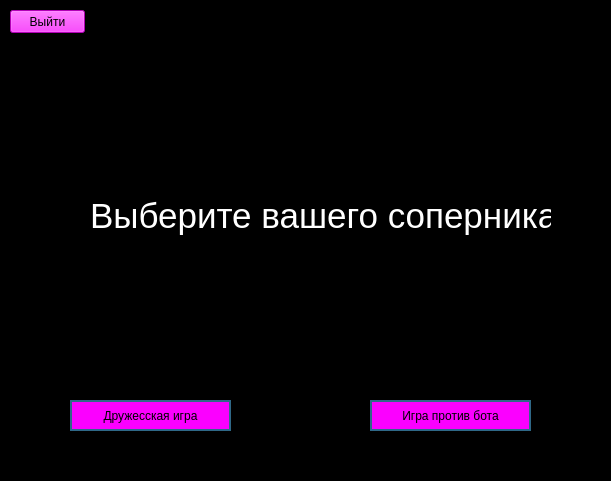
<?xml version="1.0" encoding="UTF-8"?>
<ui version="4.0">
 <class>kabinet</class>
 <widget class="QMainWindow" name="kabinet">
  <property name="geometry">
   <rect>
    <x>0</x>
    <y>0</y>
    <width>611</width>
    <height>481</height>
   </rect>
  </property>
  <property name="windowTitle">
   <string>Личный кабинет</string>
  </property>
  <property name="styleSheet">
   <string notr="true">background-color: rgb(0, 0, 0)</string>
  </property>
  <widget class="QWidget" name="centralwidget">
   <widget class="QPushButton" name="exitkab">
    <property name="geometry">
     <rect>
      <x>10</x>
      <y>10</y>
      <width>75</width>
      <height>23</height>
     </rect>
    </property>
    <property name="styleSheet">
     <string notr="true">background-color: #fb00ff
</string>
    </property>
    <property name="text">
     <string>Выйти</string>
    </property>
   </widget>
   <widget class="QStackedWidget" name="stackedWidget">
    <property name="geometry">
     <rect>
      <x>30</x>
      <y>60</y>
      <width>581</width>
      <height>341</height>
     </rect>
    </property>
    <widget class="QWidget" name="home">
     <widget class="QLabel" name="labelkab">
      <property name="geometry">
       <rect>
        <x>60</x>
        <y>80</y>
        <width>461</width>
        <height>151</height>
       </rect>
      </property>
      <property name="font">
       <font>
        <pointsize>26</pointsize>
       </font>
      </property>
      <property name="styleSheet">
       <string notr="true">color: rgb(255, 255, 255);</string>
      </property>
      <property name="text">
       <string>Выберите вашего соперника</string>
      </property>
     </widget>
    </widget>
    <widget class="QWidget" name="stats_window">
     <widget class="QPushButton" name="pushButton">
      <property name="geometry">
       <rect>
        <x>200</x>
        <y>140</y>
        <width>161</width>
        <height>61</height>
       </rect>
      </property>
      <property name="styleSheet">
       <string notr="true">background-color: #fb00ff;
border:2px solid #2f6887;
border-radius: 30;</string>
      </property>
      <property name="text">
       <string>Сыграть против бота</string>
      </property>
     </widget>
    </widget>
    <widget class="QWidget" name="play_window">
     <widget class="QPushButton" name="play_btn">
      <property name="geometry">
       <rect>
        <x>200</x>
        <y>140</y>
        <width>161</width>
        <height>61</height>
       </rect>
      </property>
      <property name="styleSheet">
       <string notr="true">background-color: #fb00ff;
border:2px solid #2f6887;
border-radius: 30;</string>
      </property>
      <property name="text">
       <string>Сыграть с другом</string>
      </property>
     </widget>
    </widget>
   </widget>
   <widget class="QPushButton" name="kabplay">
    <property name="geometry">
     <rect>
      <x>70</x>
      <y>400</y>
      <width>161</width>
      <height>31</height>
     </rect>
    </property>
    <property name="styleSheet">
     <string notr="true">background-color: #fb00ff;
border:2px solid #2f6887;
border-radius: 30;</string>
    </property>
    <property name="text">
     <string>Дружесская игра</string>
    </property>
   </widget>
   <widget class="QPushButton" name="kabstats">
    <property name="geometry">
     <rect>
      <x>370</x>
      <y>400</y>
      <width>161</width>
      <height>31</height>
     </rect>
    </property>
    <property name="styleSheet">
     <string notr="true">background-color: #fb00ff;
border:2px solid #2f6887;
border-radius: 30;</string>
    </property>
    <property name="text">
     <string>Игра против бота</string>
    </property>
   </widget>
  </widget>
  <widget class="QMenuBar" name="menubar">
   <property name="geometry">
    <rect>
     <x>0</x>
     <y>0</y>
     <width>611</width>
     <height>21</height>
    </rect>
   </property>
  </widget>
  <widget class="QStatusBar" name="statusbar"/>
 </widget>
 <resources/>
 <connections/>
</ui>
